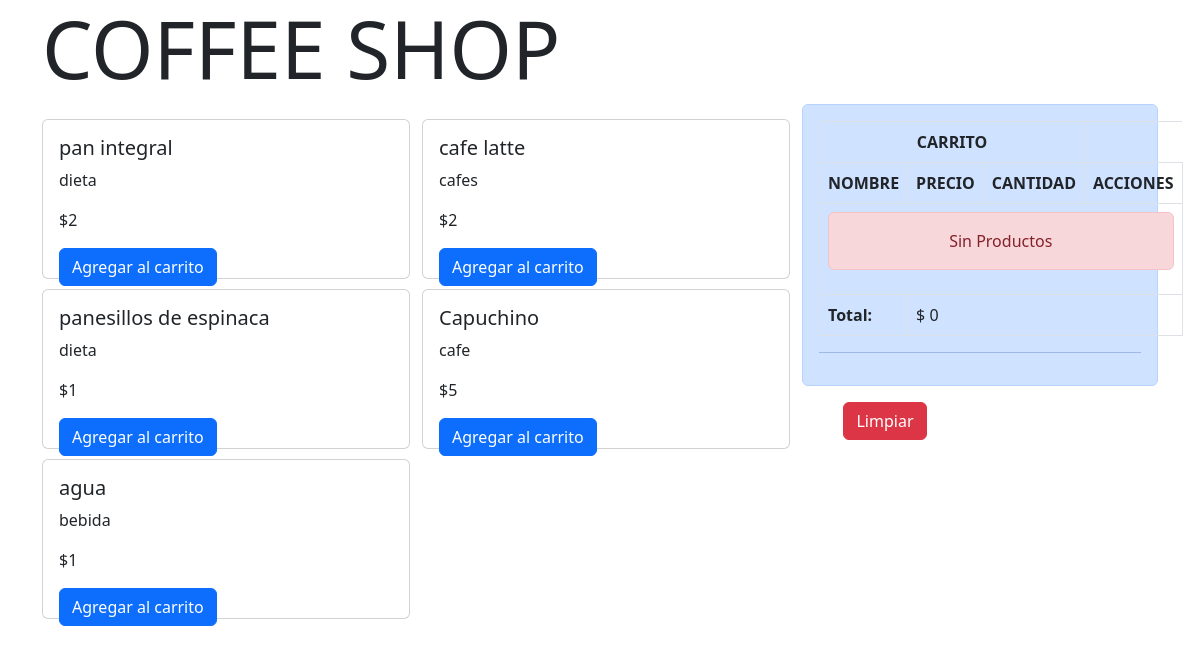
The page / on the database its author committed.
### coffee/models.py (models this page shows)
class Producto(models.Model):
    nombre = models.CharField(max_length=64)
    categoria = models.CharField(max_length=32)
    precio = models.IntegerField()

### coffee/views.py (the view)
# urls.py: path('', coffee, name="Coffee"),
def coffee(request):
    productos = Producto.objects.all()
    return render(request, "tienda.html", {'productos':productos})

### coffee/context_processor.py (called while the page is built)
def total_carrito(request):
    total = 0
    if request.user.is_authenticated:
        if "carrito" in request.session.keys():
            for key, value in request.session["carrito"].items():
                total += int(value["acumulado"])
    return {"total_carrito": total}

### coffee/templates/tienda.html (shortened to what this page needs)
<!DOCTYPE html>
{% load static %}
<html lang="es">
<head>
    <link href="https://cdn.jsdelivr.net/npm/bootstrap-icons@1.4.1/font/bootstrap-icons.css" rel="stylesheet" />
    <link href="{% static 'css/styles.css' %}" rel="stylesheet">
</head>
<body>
    <div class="container">
        <div class="row">
            <div class="col-12 align-self-center"><h1 class="display-1">COFFEE SHOP</h1></div>
        </div>
        <div class="row">
            <div class="col-8">
                <div class="row" style="padding: 10px 0;">
                    <div class="col-12">
                        <div class="row">
                            {% for producto in productos %}
                            <div class="col-6">
                                <div class="card" style="height: 10rem; width: 23rem; margin: 5px 0px;">
                                    <div class="card-body">
                                        <h5 class="card-title">{{producto.nombre}}</h5>
                                        <p class="card-text">{{producto.categoria}}</p>
                                        <p class="card-text">${{producto.precio}}</p>
                                        <a href="{% url 'coffee:Add' producto.id %}" class="btn btn-primary">Agregar al carrito</a>
                                    </div>
                                </div>
                            </div>
                            {% endfor %}
                        </div>
                    </div>
                </div>
            </div>
            <div class="col-4">
                {% include "carrito.html" %}
            </div>
        </div>
    </div>
</body>
</html>

### coffee/templates/carrito.html
<div class="alert alert-primary" role="alert">
  <table class="table table-bordered">
      <thead>
          <tr>
              <th scope="row" colspan="3" class="text-center">CARRITO</th>
          </tr>
          <tr>
              <th scope="col">NOMBRE</th>
              <th scope="col">PRECIO</th>
              <th scope="col">CANTIDAD</th>
              <th scope="col">ACCIONES</th>
          </tr>
      </thead>
      <tbody>
      {% if request.session.carrito %}
      {% for key, value in request.session.carrito.items %}
          <tr>
              <td>{{ value.nombre }}</td>
              <td>${{ value.precio_unitario}}</td>
              <td>{{ value.cantidad }}</td>
              <td>
                  <a href="{% url 'coffee:Add' value.producto_id %}" class="badge btn btn-dark badge-dark">+</a>
                  <a href="{% url 'coffee:Sub' value.producto_id %}" class="badge btn btn-dark badge-dark">-</a>
              </td>
          </tr>
      {% endfor %}
      {% else %}
          <tr>
              <td colspan="4">
                  <div class="alert alert-danger text-center"> Sin Productos </div>
              </td>
          </tr>
      {% endif %}
      <tr>
          <th scope="row">Total:</th>
          <td colspan="3">$ {{ total_carrito }}</td>
      </tr>
      </tbody>
  </table>
  <hr>
</div>
<div class="row text-center">
  <div class="col-6"><a href="{% url 'coffee:CLS' %}" class="btn btn-danger">Limpiar</a></div>
</div>

### rows shown on the page
Producto: nombre "pan integral", categoria "dieta", precio "2"
Producto: nombre "cafe latte", categoria "cafes", precio "2"
Producto: nombre "panesillos de espinaca", categoria "dieta", precio "1"
Producto: nombre "Capuchino", categoria "cafe", precio "5"
Producto: nombre "agua", categoria "bebida", precio "1"

### other values the page prints
{{ total_carrito }} "0"
